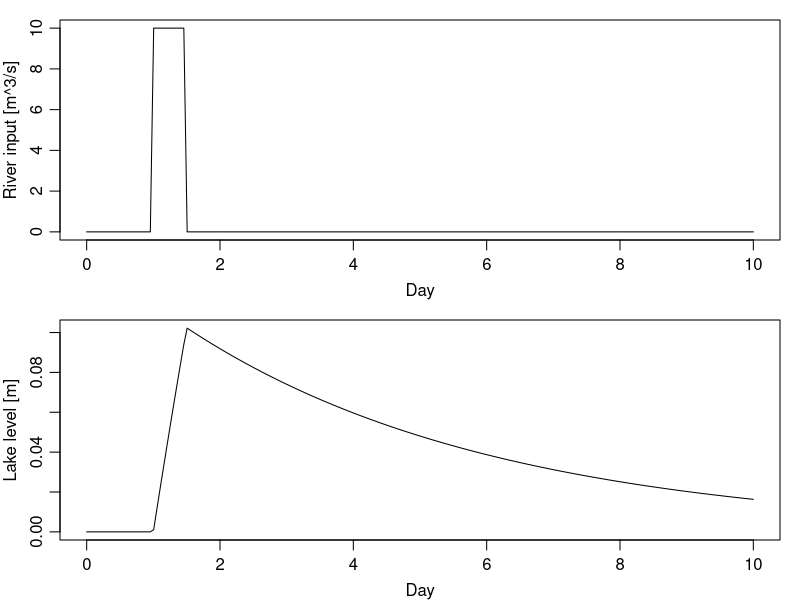

Recreate this plot in R.
png("2014-03-16-box-model.png")
library(deSolve)
IC <- 0
parms <- list(A = 4e6, gamma = 10)
sperday <- 86400 # seconds per day
times <- seq(0, 10 * sperday, length.out = 200)
F <- function(t) {
    ifelse(1.0 * sperday < t & t < 1.5 * sperday, 10, 0)
}
DE <- function(t, y, parms) {
    h <- y[1]
    dhdt <- (F(t) - parms$gamma * h) / parms$A
    list(dhdt)
}
sol <- lsoda(IC, times, DE, parms)
par(mfrow = c(2, 1), mar = c(3, 3, 1, 1), mgp = c(2, 0.7, 0))
h <- sol[, 2]
Day <- times / 86400
plot(Day, F(times), type = "l", ylab = "River input [m^3/s]")
plot(Day, h, type = "l", ylab = "Lake level [m]")
dev.off()
